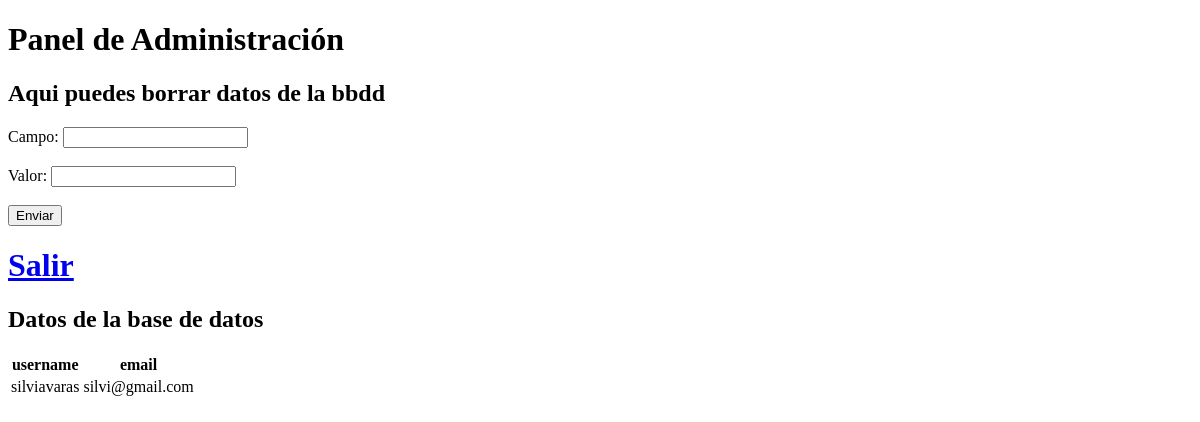
/admin/users (signed in), run on an earlier commit of the app's database.
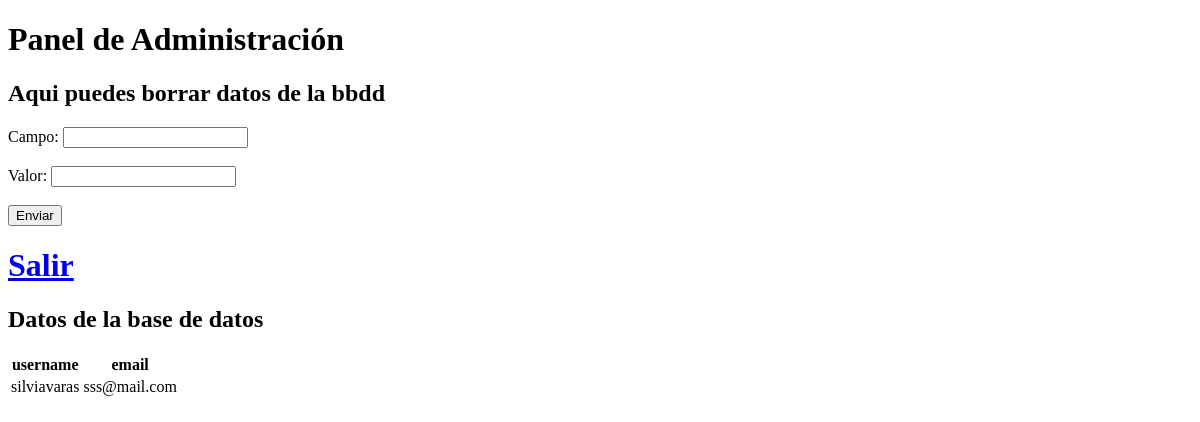
And on a later commit of the database.
### models.py (models this page shows, shortened)
class User(db.Base):
    __tablename__ = 'users'
    id = Column(Integer, primary_key=True)
    username = Column(String(15), nullable=False)
    email = Column(String(80), nullable=False)
    password = Column(String(50), nullable=False)
    score = Column(Float, nullable=False)
    profile_picture = Column(String(200), nullable=False)

### app.py (the view, shortened to what this page needs)
@app.route('/admin/users',methods=['GET', 'POST'])
def adminUser():
    if 'authenticated' in session:
        datos = db.session.query(User).all()
        return render_template('admin_users.html',datos=datos)
    else:
        return redirect(url_for('admin'))

### templates/admin_users.html (shortened to what this page needs)
<!DOCTYPE html>
<html>
<head>
</head>
<body>
    <h1>Panel de Administración</h1>
    <h2>Aqui puedes borrar datos de la bbdd</h2>
    <form action="/admin/users" method="POST">
        <label for="atributo">Campo:</label>
        <input type="text" name="atributo" id="atributo" required><br><br>
        <label for="valor">Valor:</label>
        <input type="text" name="valor" id="valor" required><br><br>
        <input type="submit" value="Enviar">
    </form>
    <h1>  <a href="/admin">Salir</a> </h1>
    {% if datos %}
    <h2>Datos de la base de datos</h2>
    <table>
        <thead>
            <tr>
                <th>username</th>
                <th>email</th>
            </tr>
        </thead>
        <tbody>
            {% for dato in datos %}
                <tr>
                    <td>{{ dato.username }}</td>
                    <td>{{ dato.email }}</td>
                </tr>
            {% endfor %}
        </tbody>
    </table>
{% else %}
    <p>No hay datos en la base de datos.</p>
{% endif %}
</body>
</html>

What changed in the data, as far as the page shows it:
changed User "silviavaras": email "silvi@gmail.com" → "sss@mail.com"
